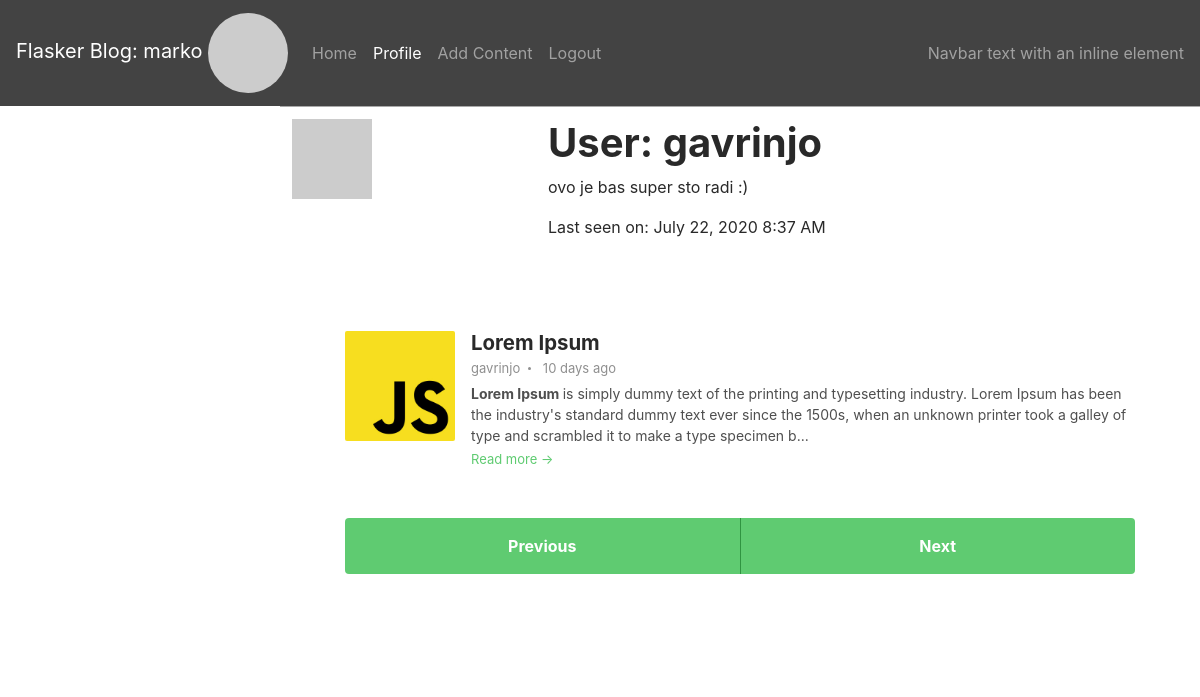
Page /user/gavrinjo (signed in) on the committed database.
### app/models.py (models this page shows, shortened)
class User(UserMixin, db.Model):
    id = db.Column(db.Integer, primary_key=True)
    username = db.Column(db.String(64), index=True, unique=True)
    email = db.Column(db.String(120), index=True, unique=True)
    password_hash = db.Column(db.String(128))
    about_me = db.Column(db.String(140))
    last_seen = db.Column(db.DateTime, default=datetime.utcnow)
    article = db.relationship("Article", backref="author", lazy="dynamic")
    def avatar(self, size):
        digest = md5(self.email.lower().encode("utf-8")).hexdigest()
        return f"https://www.gravatar.com/avatar/{digest}?d=identicon&r=x&s={size}"

class Article(db.Model):
    id = db.Column(db.Integer, primary_key=True)
    title = db.Column(db.String(64))
    subtitle = db.Column(db.String(128))
    body = db.Column(db.String(140))
    timestamp = db.Column(db.DateTime, index=True, default=datetime.utcnow)
    user_id = db.Column(db.Integer, db.ForeignKey("user.id"))

### app/main/routes.py (the view)
@bp.route("/user/<username>")
@login_required
def user(username):
    user = User.query.filter_by(username=username).first_or_404()
    posts = user.article.order_by(Article.timestamp.desc()).all()
    return render_template("user.html", title=user.username, user=user, posts=posts)

### app/main/routes.py (called while the page is built)
@bp.before_request
def before_request():
    if current_user.is_authenticated:
        current_user.last_seen = datetime.utcnow()
        db.session.commit()

### app/models.py (called while the page is built)
@login.user_loader
def load_user(id):
    return User.query.get(int(id))

### app/templates/user.html (shortened to what this page needs)
{% extends 'base.html' %}
{% block app_content %}
    <table class="table table-hover">
        <tr>
            <td width="256px"><img src="{{ user.avatar(128) }}"></td>
            <td>
                <h1>User: {{ user.username }}</h1>
                {% if user.about_me %}<p>{{ user.about_me }}</p>{% endif %}
                {% if user.last_seen %}<p>Last seen on: {{ moment(user.last_seen).format("LLL") }}</p>{% endif %}
            </td>
        </tr>
    </table>
    <section class="blog-list px-3 py-5 p-md-5">
        <div class="container">
            {% for post in posts %}
                {% include "post_preview.html" %}
            {% endfor %}
            <nav class="blog-nav nav nav-justified my-5">
                <a class="nav-link-prev nav-item nav-link {% if not prev_url %}disabled{% endif %} rounded-left" href="{{ prev_url or '#' }}">Previous</a>
                <a class="nav-link-next nav-item nav-link {% if not next_url %}disabled{% endif %} rounded-right" href="{{ next_url or '#' }}">Next</a>
            </nav>
        </div>
    </section>
{% endblock app_content %}

### app/templates/base.html (shortened to what this page needs)
{% extends 'bootstrap/base.html' %}
{% block head %}
    <link rel="stylesheet" href="https://stackpath.bootstrapcdn.com/bootstrap/4.4.1/css/bootstrap.min.css">
    <link href="https://cdn.jsdelivr.net/npm/summernote@0.8.18/dist/summernote-bs4.min.css" rel="stylesheet">
    <link rel="stylesheet" href="{{url_for('static', filename='theme_1.css')}}">
{% endblock %}
{% block navbar %}
    <nav class="navbar sticky-top navbar-expand-lg navbar-dark bg-dark">
        <a class="navbar-brand" href="{{ url_for('main.user', username=current_user.username) }}">Flasker Blog: {{ current_user.username }}
            {% if current_user.is_anonymous %}
            <img style="max-height: 64px; max-width: 64px;" class="rounded-circle" src="{{ url_for('static', filename='profile-pic-dummy.png') }}">
            {% else %}
            <img class="rounded-circle" src="{{ current_user.avatar(64) }}">
            {% endif %}
        </a>
        <div class="collapse navbar-collapse" id="navbarText">
            <ul class="navbar-nav mr-auto">
                <li class="nav-item {% if request.endpoint == 'main.index' %}active{% endif %}">
                    <a class="nav-link" href="{{ url_for('main.index') }}">Home</a>
                </li>
                {% if current_user.is_anonymous %}
                <li class="nav-item{% if request.endpoint == 'auth.login' %} active{% endif %}">
                    <a class="nav-link" href="{{ url_for('auth.login') }}">Login</a>
                </li>
                <li class="nav-item{% if request.endpoint == 'auth.register' %} active{% endif %}">
                    <a class="nav-link" href="{{ url_for('auth.register') }}">Create an account</a>
                </li>
                {% else %}
                <li class="nav-item{% if request.endpoint == 'main.user' %} active{% endif %}">
                    <a class="nav-link" href="{{ url_for('main.user', username=current_user.username) }}">Profile</a>
                </li>
                <li class="nav-item{% if request.endpoint == 'content.postit' %} active{% endif %}">
                    <a class="nav-link" href="{{ url_for('content.postit') }}">Add Content</a>
                </li>
                <li class="nav-item{% if request.endpoint == 'auth.logout' %} active{% endif %}">
                    <a class="nav-link" href="{{ url_for('auth.logout') }}">Logout</a>
                </li>
                {% endif %}
            </ul>
            <span class="navbar-text">
                Navbar text with an inline element
            </span>
        </div>
    </nav>
{% endblock %}
{% block content %}
    <div class="main-wrapper">
        {% block app_content %} {% endblock app_content %}
    </div>
{% endblock %}

### app/content/templates/post_preview.html (shortened to what this page needs)
    <div class="item mb-5">
        <div class="media">
            <img alt="image" class="mr-3 img-fluid post-thumb d-none d-md-flex" src="{{ url_for('static', filename='blog-post-thumb-3.jpg') }}"/>
            <div class="media-body">
                <h4 class="title mb-1"><a href="{{ url_for('content.page_view', title=post.title) }}">{{ post.title|safe }}</a></h4>
                <div class="meta mb-1">
                    <span><a href="{{ url_for('main.user', username=post.author.username) }}">{{ post.author.username }}</a></span>
                    <span>{{ moment(post.timestamp).fromNow() }}</span>
                </div>
                <div class="intro">{{ post.body | truncate(254, True) | safe }}</div>
                <a class="more-link" href="{{ url_for('content.page_view', title=post.title) }}">Read more &rarr;</a>
            </div>
        </div>
    </div>

### rows in the picture
User: username "marko"
User: username "gavrinjo", about_me "ovo je bas super sto radi :)", last_seen "July 22, 2020 8:37 AM"
Article: title "Lorem Ipsum", author.username "gavrinjo", timestamp "10 days ago", body "Lorem Ipsum is simply dummy text of the printing and typesetting industry. Lorem Ipsum has been the industry's standard dummy text ever since the 1500s, when an unknown printer took a galley of type and scrambled it to make a type specimen b..."
